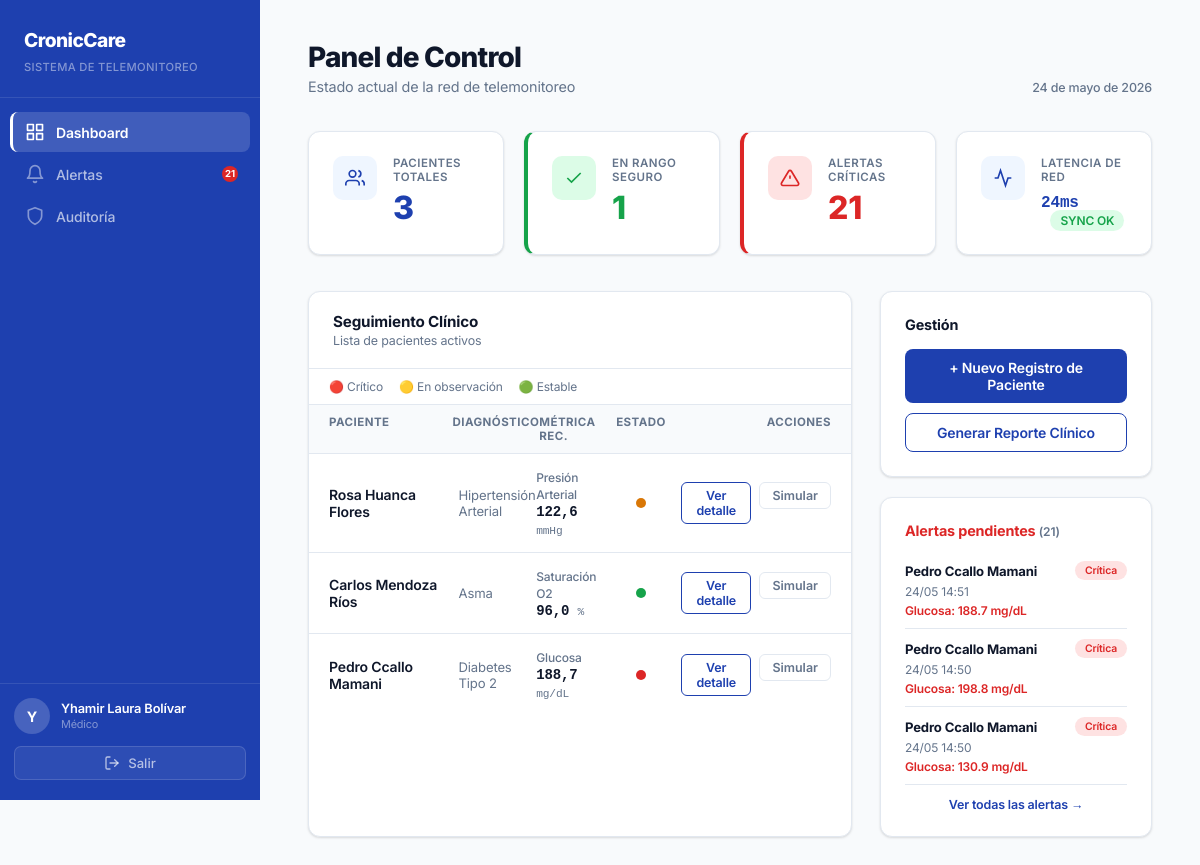
Page /dashboard/ (signed in) on the earlier database version.
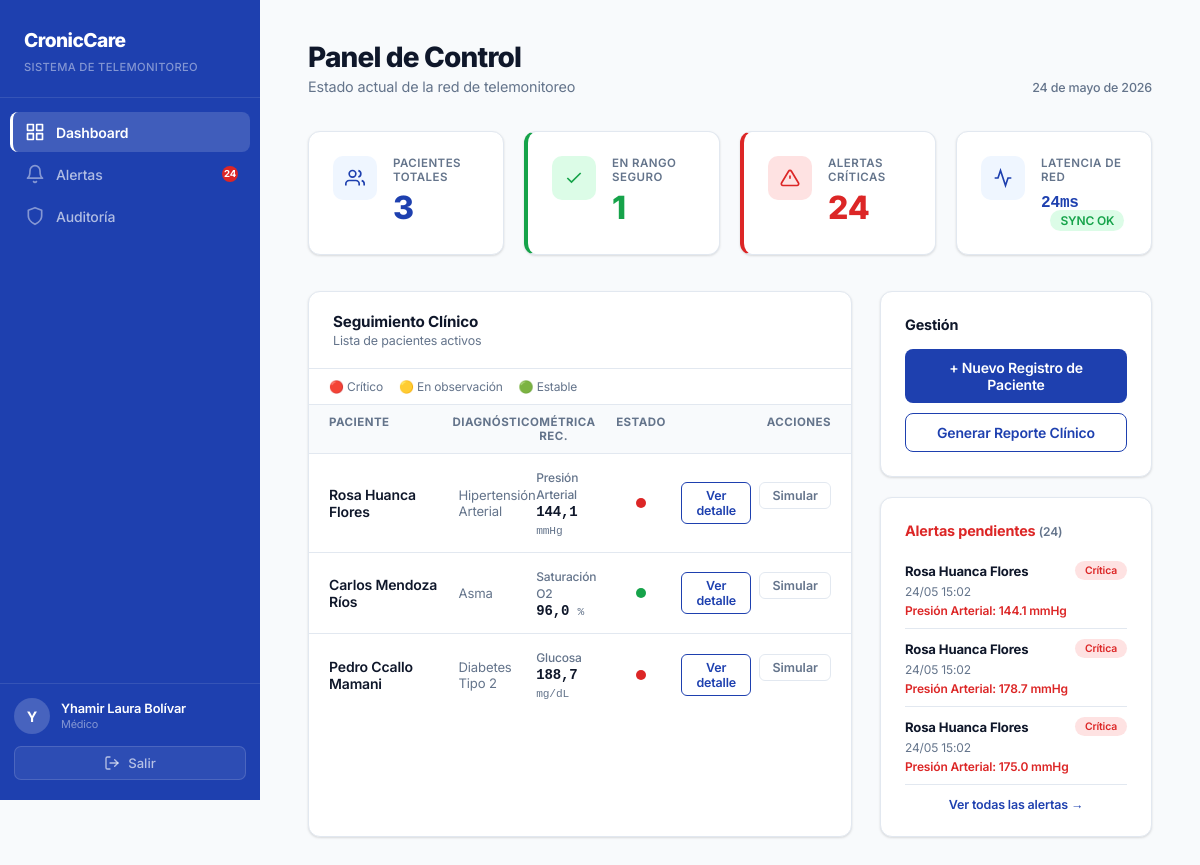
Same page on the later database version.
### core/models.py (models this page shows, shortened)
class Paciente(models.Model):
    ENFERMEDADES = [
        ('diabetes_t2', 'Diabetes Tipo 2'),
        ('hipertension', 'Hipertensión Arterial'),
        ('asma', 'Asma'),
    ]
    user = models.OneToOneField(
        User, on_delete=models.SET_NULL,
        null=True, blank=True, related_name='paciente'
    )
    nombre = models.CharField(max_length=100)
    dni = models.CharField(max_length=8, unique=True)
    enfermedad = models.CharField(max_length=100, choices=ENFERMEDADES)
    fecha_registro = models.DateTimeField(auto_now_add=True)

class Metrica(models.Model):
    TIPOS = [
        ('glucosa',    'Glucosa'),
        ('presion',    'Presión Arterial'),
        ('saturacion', 'Saturación O2'),
        ('frecuencia', 'Frecuencia Cardíaca'),
    ]
    paciente = models.ForeignKey(Paciente, on_delete=models.CASCADE, related_name='metricas')
    tipo     = models.CharField(max_length=50, choices=TIPOS)
    valor    = models.FloatField()
    alerta   = models.BooleanField(default=False)
    fecha    = models.DateTimeField(auto_now_add=True)

class Alerta(models.Model):
    CRITICIDAD = [
        ('critica',  'Crítica'),
        ('moderada', 'Moderada'),
        ('leve',     'Leve'),
    ]
    paciente   = models.ForeignKey(Paciente, on_delete=models.CASCADE)
    metrica    = models.ForeignKey(Metrica, on_delete=models.SET_NULL, null=True, related_name='alertas')
    mensaje    = models.TextField()
    criticidad = models.CharField(max_length=20, choices=CRITICIDAD)
    resuelta   = models.BooleanField(default=False)
    fecha      = models.DateTimeField(auto_now_add=True)

### core/views.py (the view)
# urls.py: path('dashboard/', views.dashboard_medico, name='dashboard'),
@login_required
@medico_required
def dashboard_medico(request):
    pacientes = Paciente.objects.all()
    alertas_criticas = Alerta.objects.filter(resuelta=False, criticidad='critica').count()
    pacientes_list = []
    for p in pacientes:
        estado = calcular_estado_paciente(p)
        pacientes_list.append({
            'paciente': p,
            'estado': estado,
            'ultima_metrica': p.metricas.last(),
        })
    pacientes_seguros = sum(1 for item in pacientes_list if item['estado'] == 'estable')
    return render(request, 'core/dashboard.html', {
        'pacientes': pacientes,
        'pacientes_list': pacientes_list,
        'alertas_count': alertas_criticas,
        'pacientes_seguros': pacientes_seguros,
    })

### core/context_processors.py (called while the page is built)
def alertas_pendientes(request):
    if not request.user.is_authenticated:
        return {
            'total_alertas_pendientes': 0,
            'alertas_recientes': [],
        }
    alertas = Alerta.objects.filter(
        resuelta=False,
        criticidad='critica',
    ).select_related('paciente', 'metrica').order_by('-fecha')
    alertas_data = []
    for alerta in alertas[:3]:
        alertas_data.append({
            'alerta': alerta,
            'valor_str': f"{float(alerta.metrica.valor):.1f}" if alerta.metrica else None,
        })
    return {
        'total_alertas_pendientes': alertas.count(),
        'alertas_recientes': alertas_data,
    }

### core/views.py (called while the page is built)
def es_medico(user):
    return user.groups.filter(name='Medico').exists() or user.is_superuser

### core/templates/core/dashboard.html (shortened to what the changed rows need)
{% extends 'core/base.html' %} {% block title %}Dashboard Médico{% endblock %}
{% block content %}
<div class="container">
  <header style="
      margin-bottom: 36px;
      display: flex;
      justify-content: space-between;
      align-items: flex-end;
    ">
    <div>
      <h1 style="
          font-weight: 800;
          font-size: 1.75rem;
          letter-spacing: -0.03em;
          color: var(--text);
        ">
        Panel de Control
      </h1>
    </div>
  </header>
  <div style="
      display: grid;
      grid-template-columns: repeat(4, 1fr);
      gap: 20px;
      margin-bottom: 36px;
    ">
    <div class="card" style="
        display: flex;
        gap: 16px;
        align-items: flex-start;
        border-left: 4px solid var(--alert);
      ">
      <div>
        <div style="
            font-size: 0.72rem;
            color: var(--muted);
            font-weight: 600;
            text-transform: uppercase;
            letter-spacing: 0.04em;
            margin-bottom: 4px;
          ">
          Alertas Críticas
        </div>
        <div id="contador-critico" style="font-size: 2rem; font-weight: 800; color: var(--alert)">
          {{ alertas_count }}
        </div>
      </div>
    </div>
  </div>
  <div style="display: grid; grid-template-columns: 2fr 1fr; gap: 28px">
    <div class="card" style="padding: 0; overflow: hidden">
      {% for item in pacientes_list %}
      <div class="table-row" style="grid-template-columns: 2fr 1.2fr 1fr 80px 150px">
        <div style="font-weight: 600">
          <a href="{% url 'detalle_paciente' item.paciente.id %}" style="
              color: var(--text);
              text-decoration: none;
              transition: color 0.2s;
            " onmouseover="this.style.color='var(--primary)'"
             onmouseout="this.style.color='var(--text)'">
            {{ item.paciente.nombre }}
          </a>
        </div>
        <div style="color: var(--muted); font-size: 0.82rem">
          {{ item.paciente.get_enfermedad_display }}
        </div>
        <div>
          {% with m=item.ultima_metrica %}
          {% if m %}
          <span style="font-size: 0.75rem; color: var(--muted); font-weight: 500;">
            {{ m.get_tipo_display }}
          </span><br>
          <span style="font-family: monospace; font-weight: 700;">
            {{ m.valor|floatformat:1 }}
            <span style="font-size: 0.7rem; color: var(--muted); font-weight: 400;">
              {% if m.tipo == 'glucosa' %}mg/dL
              {% elif m.tipo == 'presion' %}mmHg
              {% elif m.tipo == 'saturacion' %}%
              {% elif m.tipo == 'frecuencia' %}lpm
              {% endif %}
            </span>
          </span>
          {% else %}—{% endif %}
          {% endwith %}
        </div>
        <div style="display: flex; justify-content: center; align-items: center">
          {% if item.estado == 'critico' %}
          <span class="status-dot alert" title="Estado crítico — alerta sin resolver"></span>
          {% elif item.estado == 'riesgo' %}
          <span class="status-dot warning" title="En observación — métricas límite"></span>
          {% else %}
          <span class="status-dot ok" title="Estable — dentro del rango seguro"></span>
          {% endif %}
        </div>
        <div style="display: flex; gap: 8px; justify-content: flex-end">
          <a href="{% url 'detalle_paciente' item.paciente.id %}" class="btn-outline btn-sm">Ver detalle</a>
          <form method="POST" action="{% url 'simular' item.paciente.id %}" style="margin: 0;">
            <button type="submit" class="btn-outline btn-sm"
              style="color: var(--muted); border-color: var(--border);">Simular</button>
          </form>
        </div>
      </div>
      {% endfor %}
    </div>
    <div style="display: flex; flex-direction: column; gap: 20px">
      <div class="card">
        <h3 style="font-size: 0.9rem; font-weight: 700; color: var(--alert); margin-bottom: 12px;">
          Alertas pendientes
          {% if total_alertas_pendientes > 0 %}
          <span style="font-size: 0.75rem; font-weight: 600; color: var(--muted);">
            ({{ total_alertas_pendientes }})
          </span>
          {% endif %}
        </h3>
        {% if alertas_recientes %}
          {% for item in alertas_recientes %}
          <div style="padding: 10px 0; border-bottom: 1px solid var(--border); display: flex; flex-direction: column; gap: 4px;">
            <div style="display: flex; justify-content: space-between; align-items: center;">
              <span style="font-size: 0.82rem; font-weight: 700; color: var(--text);">
                {{ item.alerta.paciente.nombre }}
              </span>
              <span class="badge-alert" style="font-size: 0.65rem;">
                {{ item.alerta.get_criticidad_display }}
              </span>
            </div>
            <div style="font-size: 0.75rem; color: var(--muted);">
              {{ item.alerta.fecha|date:"d/m H:i" }}
            </div>
            {% if item.alerta.metrica %}
            <div style="font-size: 0.75rem; color: var(--alert); font-weight: 600;">
              {{ item.alerta.metrica.get_tipo_display }}:
              {{ item.valor_str }}
              {% if item.alerta.metrica.tipo == 'glucosa' %}mg/dL
              {% elif item.alerta.metrica.tipo == 'presion' %}mmHg
              {% elif item.alerta.metrica.tipo == 'saturacion' %}%
              {% elif item.alerta.metrica.tipo == 'frecuencia' %}lpm
              {% endif %}
            </div>
            {% endif %}
          </div>
          {% endfor %}
        {% else %}
          <p style="font-size: 0.82rem; color: var(--muted); line-height: 1.6">
            No hay alertas críticas pendientes.
          </p>
        {% endif %}
      </div>
    </div>
  </div>
</div>
{% endblock %}

### core/templates/core/base.html (shortened to what this page needs)
<!doctype html>
<html lang="es">
  <head>
  </head>
  <body>
    <aside class="sidebar" id="sidebar">
      <div class="sidebar-header">
        <span class="sidebar-logo">CronicCare</span>
        <span class="sidebar-subtitle">Sistema de Telemonitoreo</span>
      </div>
      <ul class="sidebar-nav">
        <li>
          <a
            href="{% url 'dashboard' %}"
            class="{% if request.resolver_match.url_name == 'dashboard' %}active{% endif %}"
          >
            <svg
              viewBox="0 0 24 24"
              fill="none"
              stroke="currentColor"
              stroke-width="2"
              stroke-linecap="round"
              stroke-linejoin="round"
            >
              <rect x="3" y="3" width="7" height="7" />
              <rect x="14" y="3" width="7" height="7" />
              <rect x="14" y="14" width="7" height="7" />
              <rect x="3" y="14" width="7" height="7" />
            </svg>
            Dashboard
          </a>
        </li>
        <li>
          <a
            href="{% url 'alertas' %}"
            class="{% if request.resolver_match.url_name == 'alertas' %}active{% endif %}"
          >
            <svg
              viewBox="0 0 24 24"
              fill="none"
              stroke="currentColor"
              stroke-width="2"
              stroke-linecap="round"
              stroke-linejoin="round"
            >
              <path d="M18 8A6 6 0 0 0 6 8c0 7-3 9-3 9h18s-3-2-3-9" />
              <path d="M13.73 21a2 2 0 0 1-3.46 0" />
            </svg>
            Alertas
            {% if total_alertas_pendientes > 0 %}
            <span class="nav-badge">{{ total_alertas_pendientes }}</span>
            {% endif %}
          </a>
        </li>
        {% if request.user.is_superuser or request.user.groups.all %}
        <li>
          <a
            href="{% url 'auditoria' %}"
            class="{% if request.resolver_match.url_name == 'auditoria' %}active{% endif %}"
          >
            <svg
              viewBox="0 0 24 24"
              fill="none"
              stroke="currentColor"
              stroke-width="2"
              stroke-linecap="round"
              stroke-linejoin="round"
            >
              <path d="M12 22s8-4 8-10V5l-8-3-8 3v7c0 6 8 10 8 10z" />
            </svg>
            Auditoría
          </a>
        </li>
        {% endif %}
      </ul>
      <div class="sidebar-footer">
        <div class="sidebar-user">
          <div class="user-avatar">
            {{ request.user.get_full_name|default:request.user.username|slice:":1" }}
          </div>
          <div class="user-info">
            <div class="user-name">
              <a href="{% url 'perfil_medico' %}" style="text-decoration: none; color: inherit;">
                {{ request.user.get_full_name|default:request.user.username }}
              </a>
            </div>
            <div class="user-role">
              {% if request.user.is_superuser %}Admin{% else %}Médico{% endif %}
            </div>
          </div>
        </div>
        <form method="POST" action="{% url 'logout' %}" style="margin: 0">
          <button type="submit" class="btn-logout">
            <svg
              width="16"
              height="16"
              viewBox="0 0 24 24"
              fill="none"
              stroke="currentColor"
              stroke-width="2"
              stroke-linecap="round"
              stroke-linejoin="round"
            >
              <path d="M9 21H5a2 2 0 0 1-2-2V5a2 2 0 0 1 2-2h4" />
              <polyline points="16 17 21 12 16 7" />
              <line x1="21" y1="12" x2="9" y2="12" />
            </svg>
            Salir
          </button>
        </form>
      </div>
    </aside>
    <main class="main-content">{% block content %}{% endblock %}</main>
  </body>
</html>

Differences in the rows shown:
no longer on this page (row edited): Alerta: alerta.paciente.nombre "Pedro Ccallo Mamani", alerta.criticidad "Crítica", alerta.fecha "24/05 14:51", alerta.metrica.tipo "Glucosa", valor_str "188.7", shows "mg/dL"
no longer on this page (row unchanged): Alerta: alerta.paciente.nombre "Pedro Ccallo Mamani", alerta.criticidad "Crítica", alerta.fecha "24/05 14:50", alerta.metrica.tipo "Glucosa", valor_str "198.8", shows "mg/dL"
no longer on this page (row unchanged): Alerta: alerta.paciente.nombre "Pedro Ccallo Mamani", alerta.criticidad "Crítica", alerta.fecha "24/05 14:50", alerta.metrica.tipo "Glucosa", valor_str "130.9", shows "mg/dL"
computed for Paciente "Rosa Huanca Flores": ultima_metrica.valor "122,6" → "144,1"
added Alerta: alerta.paciente.nombre "Rosa Huanca Flores", alerta.criticidad "Crítica", alerta.fecha "24/05 15:02", alerta.metrica.tipo "Presión Arterial", valor_str "144.1", shows "mmHg"
added Alerta: alerta.paciente.nombre "Rosa Huanca Flores", alerta.criticidad "Crítica", alerta.fecha "24/05 15:02", alerta.metrica.tipo "Presión Arterial", valor_str "178.7", shows "mmHg"
added Alerta: alerta.paciente.nombre "Rosa Huanca Flores", alerta.criticidad "Crítica", alerta.fecha "24/05 15:02", alerta.metrica.tipo "Presión Arterial", valor_str "175.0", shows "mmHg"
Other differences:
{{ total_alertas_pendientes }}: "21" → "24"
{{ alertas_count }}: "21" → "24"
